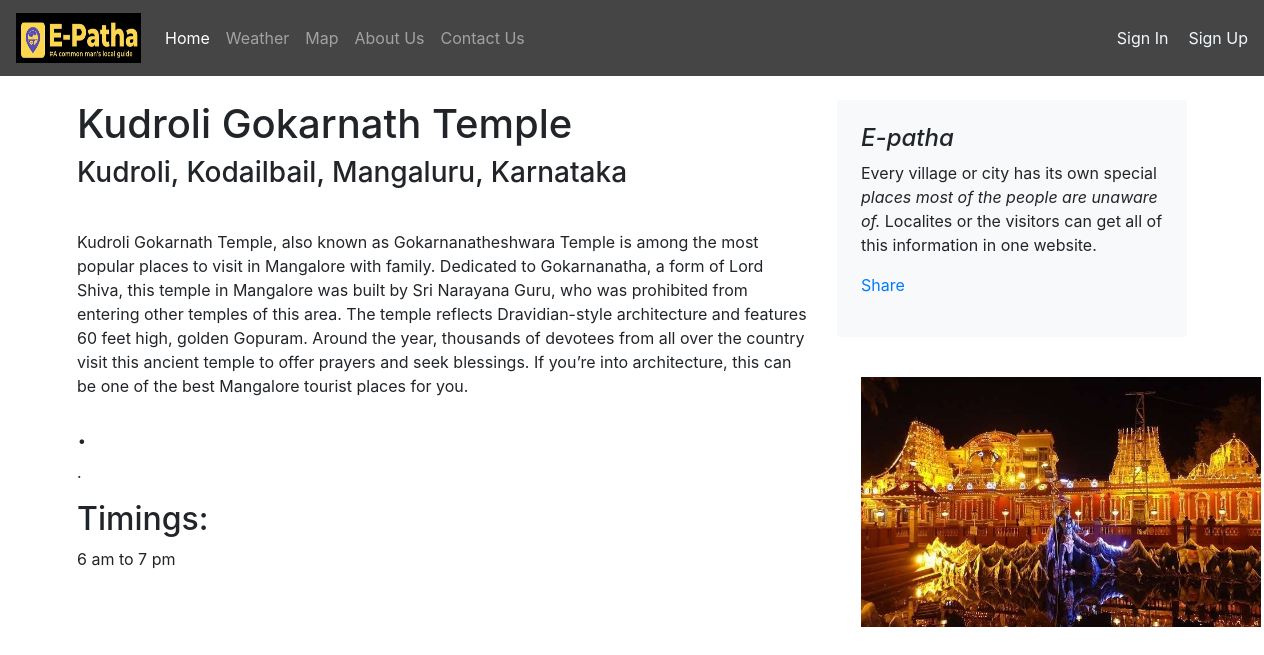
/temple/blogpost/12, run on an earlier commit of the app's database.
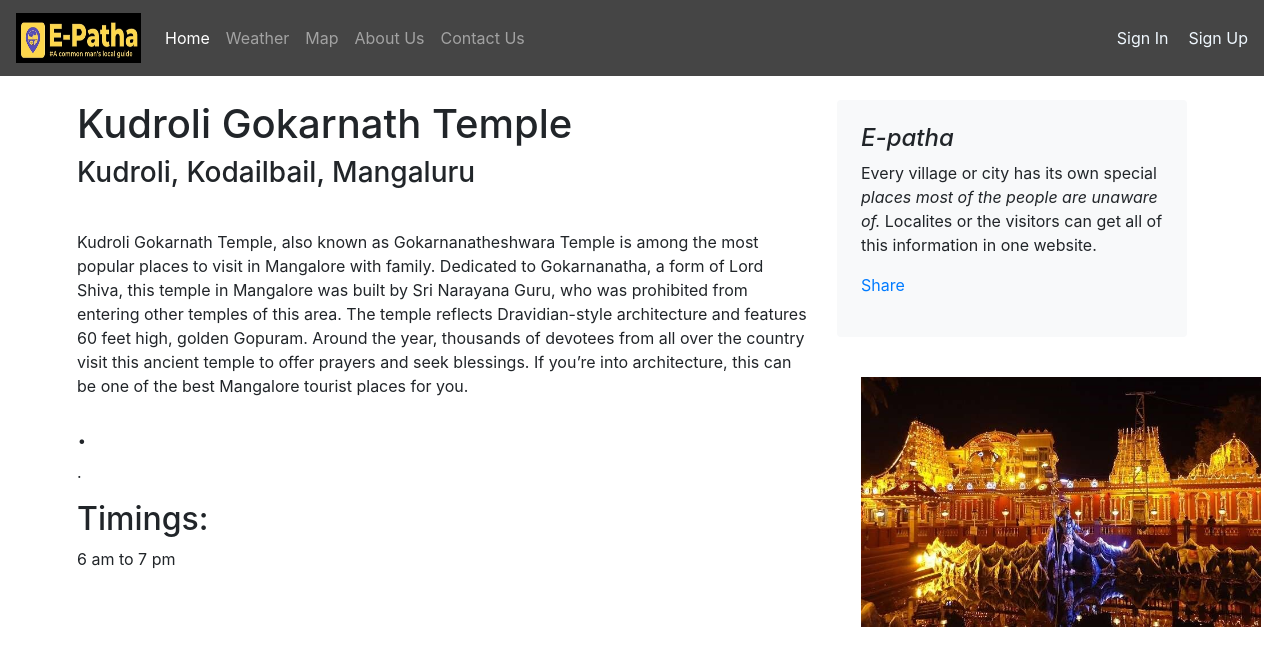
And on a later commit of the database.
### temple/models.py (models this page shows)
class Blogpost(models.Model):
    post_id = models.AutoField(primary_key=True)
    Place_name = models.CharField(max_length=50)
    place = models.CharField(max_length=500, default="")
    About = models.CharField(max_length=5000, default="")
    headding = models.CharField(max_length=500, default="")
    info = models.CharField(max_length=5000, default="")
    headdings = models.CharField(max_length=500, default="")
    informations = models.CharField(max_length=5000, default="")
    info_date = models.DateField()
    Images = models.ImageField(upload_to='e_patha/images', default="")
    def __str__(self):
        return self.Place_name

### temple/views.py (the view)
# urls.py: path("blogpost/<int:id>", views.blogpost, name="blogHome")
def blogpost(request, id):
    post = Blogpost.objects.filter(post_id = id)[0]
    print(post)
    return render(request, 'temple/blogpost.html',
                  {'post':post})

### temple/templates/temple/blogpost.html (shortened to what this page needs)
{% extends 'e_patha/basic.html' %}
{% block body %}
<div class="container">
    <div class="row mt-4">
        <div class="col-md-8 blog-main">
            <h1 class="font">
                {{post.Place_name}}
            </h1>
            <div class="blog-post">
                <h3 class="blog-post-title">{{post.place}}</h3>
                <div class="fb-like" data-href="http://127.0.0.1:8000/tourism/blogpost/{{post.post_id}}" data-layout="standard" data-action="like" data-size="large" data-show-faces="false" data-share="true"></div><br>
                <p>{{post.About}}</p>
                <h2>{{post.headding}}</h2>
                <p>{{post.info}}</p>
                <h2>{{post.headdings}}</h2>
                <p>{{post.informations}}</p>
            </div>
        </div>
        <aside class="col-md-4 blog-sidebar">
            <div class="p-4 mb-3 bg-light rounded">
                <h4 class="font-italic">E-patha</h4>
                <p class="mb-0"> Every village or city has its own special<em> places most of the people are unaware of. </em>Localites or the visitors can get all of this information in one website. </p>
                <div class="my-3 fb-share-button" data-href="http://127.0.0.1:8000/tourism
                /blogpost/{{post.post_id}}" data-layout="button_count" data-size="large"><a target="_blank" href="https://www.facebook.com/sharer/sharer.php?u=http%3A%2F%2F127.0.0.1%3A8000%2Fblog%2Fblogpost%2F4&amp;src=sdkpreparse" class="fb-xfbml-parse-ignore">Share</a></div>
            </div>
            <div class="p-4">
                <img src="/media/{{post.Images}}"  height="250">
            </div>
        </aside>
    </div>
</div>
{% endblock %}

What changed in the data, as far as the page shows it:
changed Blogpost "Kudroli Gokarnath Temple": place "Kudroli, Kodailbail, Mangaluru, Karnataka" → "Kudroli, Kodailbail, Mangaluru"
